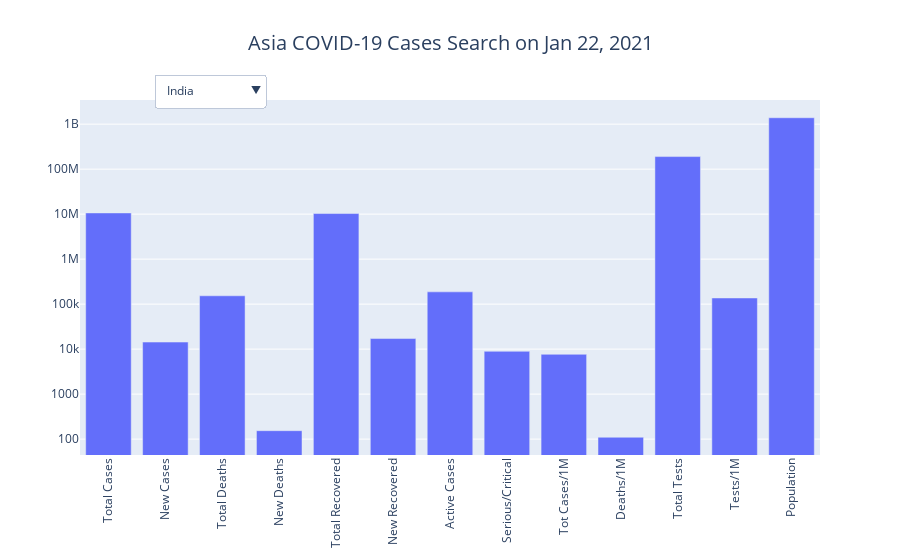

Notebook code cell kept with this figure:
### Code cell
country_visualization('Asia')

### Figure 1 — Plotly figure (JSON) as saved in the notebook; plotly's stock layout.template omitted (floating-point values rounded to 4 significant figures; data arrays with more than 128 entries replaced by an {"elided": "..."} marker saying what was removed)
{"data": [{"name": "India", "type": "bar", "visible": true, "x": ["Total Cases", "New Cases", "Total Deaths", "New Deaths", "Total Recovered", "New Recovered", "Active Cases", "Serious/Critical", "Tot Cases/1M", "Deaths/1M", "Total Tests", "Tests/1M", "Population"], "y": [10640544, 14344, 153221, 154, 10300063, 17174, 187260, 8944, 7668, 110, 190148024, 137033, 1387604808]}, {"name": "Turkey", "type": "bar", "visible": false, "x": ["Total Cases", "New Cases", "Total Deaths", "New Deaths", "Total Recovered", "New Recovered", "Active Cases", "Serious/Critical", "Tot Cases/1M", "Deaths/1M", "Total Tests", "Tests/1M", "Population"], "y": [2418472, 5967, 24789, 149, 2296050, 6018, 97633, 2003, 28504, 292, 28195901, 332314, 84847147]}, {"name": "Iran", "type": "bar", "visible": false, "x": ["Total Cases", "New Cases", "Total Deaths", "New Deaths", "Total Recovered", "New Recovered", "Active Cases", "Serious/Critical", "Tot Cases/1M", "Deaths/1M", "Total Tests", "Tests/1M", "Population"], "y": [1360825, 6278, 57225, 75, 1151676, 7127, 151924, 4134, 16087, 676, 8634553, 102070, 84594020]}, {"name": "Indonesia", "type": "bar", "visible": false, "x": ["Total Cases", "New Cases", "Total Deaths", "New Deaths", "Total Recovered", "New Recovered", "Active Cases", "Serious/Critical", "Tot Cases/1M", "Deaths/1M", "Total Tests", "Tests/1M", "Population"], "y": [965283, 13632, 27453, 250, 781147, 8357, 156683, -1, 3508, 100, 8638162, 31395, 275143086]}, {"name": "Iraq", "type": "bar", "visible": false, "x": ["Total Cases", "New Cases", "Total Deaths", "New Deaths", "Total Recovered", "New Recovered", "Active Cases", "Serious/Critical", "Tot Cases/1M", "Deaths/1M", "Total Tests", "Tests/1M", "Population"], "y": [612092, 685, 12984, 7, 578292, 1567, 20816, 148, 15030, 319, 5305002, 130268, 40723804]}, {"name": "Israel", "type": "bar", "visible": false, "x": ["Total Cases", "New Cases", "Total Deaths", "New Deaths", "Total Recovered", "New Recovered", "Active Cases", "Serious/Critical", "Tot Cases/1M", "Deaths/1M", "Total Tests", "Tests/1M", "Population"], "y": [589028, 6159, 4266, 21, 504820, 7242, 79942, 1182, 64042, 464, 9925207, 1079110, 9197590]}, {"name": "Bangladesh", "type": "bar", "visible": false, "x": ["Total Cases", "New Cases", "Total Deaths", "New Deaths", "Total Recovered", "New Recovered", "Active Cases", "Serious/Critical", "Tot Cases/1M", "Deaths/1M", "Total Tests", "Tests/1M", "Population"], "y": [530890, 619, 7981, 15, 475561, 487, 47348, -1, 3206, 48, 3530274, 21317, 165608438]}, {"name": "Pakistan", "type": "bar", "visible": false, "x": ["Total Cases", "New Cases", "Total Deaths", "New Deaths", "Total Recovered", "New Recovered", "Active Cases", "Serious/Critical", "Tot Cases/1M", "Deaths/1M", "Total Tests", "Tests/1M", "Population"], "y": [528891, 1745, 11204, 47, 482771, 2075, 34916, 2362, 2369, 50, 7561977, 33868, 223279623]}, {"name": "Philippines", "type": "bar", "visible": false, "x": ["Total Cases", "New Cases", "Total Deaths", "New Deaths", "Total Recovered", "New Recovered", "Active Cases", "Serious/Critical", "Tot Cases/1M", "Deaths/1M", "Total Tests", "Tests/1M", "Population"], "y": [509882, 2173, 10136, 20, 467720, 250, 32026, 727, 4619, 92, 7487962, 67828, 110396247]}, {"name": "Saudi Arabia", "type": "bar", "visible": false, "x": ["Total Cases", "New Cases", "Total Deaths", "New Deaths", "Total Recovered", "New Recovered", "Active Cases", "Serious/Critical", "Tot Cases/1M", "Deaths/1M", "Total Tests", "Tests/1M", "Population"], "y": [365988, 213, 6346, 4, 357525, 188, 2117, 322, 10422, 181, 11924323, 339565, 35116437]}, {"name": "Japan", "type": "bar", "visible": false, "x": ["Total Cases", "New Cases", "Total Deaths", "New Deaths", "Total Recovered", "New Recovered", "Active Cases", "Serious/Critical", "Tot Cases/1M", "Deaths/1M", "Total Tests", "Tests/1M", "Population"], "y": [351020, 5799, 4830, 87, 279214, 6027, 66976, 1011, 2780, 38, 6236054, 49391, 126257867]}, {"name": "Jordan", "type": "bar", "visible": false, "x": ["Total Cases", "New Cases", "Total Deaths", "New Deaths", "Total Recovered", "New Recovered", "Active Cases", "Serious/Critical", "Tot Cases/1M", "Deaths/1M", "Total Tests", "Tests/1M", "Population"], "y": [318911, 730, 4207, 9, 304996, 796, 9708, 139, 31083, 410, 3678331, 358516, 10259872]}, {"name": "Lebanon", "type": "bar", "visible": false, "x": ["Total Cases", "New Cases", "Total Deaths", "New Deaths", "Total Recovered", "New Recovered", "Active Cases", "Serious/Critical", "Tot Cases/1M", "Deaths/1M", "Total Tests", "Tests/1M", "Population"], "y": [272461, 3220, 2208, 57, 162007, 3185, 108246, 892, 40020, 324, 2466437, 362276, 6808175]}, {"name": "UAE", "type": "bar", "visible": false, "x": ["Total Cases", "New Cases", "Total Deaths", "New Deaths", "Total Recovered", "New Recovered", "Active Cases", "Serious/Critical", "Tot Cases/1M", "Deaths/1M", "Total Tests", "Tests/1M", "Population"], "y": [270810, 3552, 776, 10, 243267, 3945, 26767, -1, 27197, 78, 24203766, 2430769, 9957245]}, {"name": "Nepal", "type": "bar", "visible": false, "x": ["Total Cases", "New Cases", "Total Deaths", "New Deaths", "Total Recovered", "New Recovered", "Active Cases", "Serious/Critical", "Tot Cases/1M", "Deaths/1M", "Total Tests", "Tests/1M", "Population"], "y": [268948, 302, 1986, 7, 263348, 480, 3614, -1, 9139, 67, 2035301, 69160, 29428780]}, {"name": "Georgia", "type": "bar", "visible": false, "x": ["Total Cases", "New Cases", "Total Deaths", "New Deaths", "Total Recovered", "New Recovered", "Active Cases", "Serious/Critical", "Tot Cases/1M", "Deaths/1M", "Total Tests", "Tests/1M", "Population"], "y": [251974, 903, 3022, 24, 238737, 636, 10215, -1, 63233, 758, 2070548, 519605, 3984847]}, {"name": "Azerbaijan", "type": "bar", "visible": false, "x": ["Total Cases", "New Cases", "Total Deaths", "New Deaths", "Total Recovered", "New Recovered", "Active Cases", "Serious/Critical", "Tot Cases/1M", "Deaths/1M", "Total Tests", "Tests/1M", "Population"], "y": [228526, 280, 3064, 11, 219019, 632, 6443, -1, 22426, 301, 2347951, 230408, 10190399]}, {"name": "Malaysia", "type": "bar", "visible": false, "x": ["Total Cases", "New Cases", "Total Deaths", "New Deaths", "Total Recovered", "New Recovered", "Active Cases", "Serious/Critical", "Tot Cases/1M", "Deaths/1M", "Total Tests", "Tests/1M", "Population"], "y": [176180, 3631, 660, 18, 132706, 2554, 42814, 251, 5405, 20, 4307729, 132148, 32597848]}, {"name": "Kazakhstan", "type": "bar", "visible": false, "x": ["Total Cases", "New Cases", "Total Deaths", "New Deaths", "Total Recovered", "New Recovered", "Active Cases", "Serious/Critical", "Tot Cases/1M", "Deaths/1M", "Total Tests", "Tests/1M", "Population"], "y": [173842, 1430, 2403, -1, 157597, 1076, 13842, 221, 9197, 127, 5942556, 314382, 18902348]}, {"name": "Armenia", "type": "bar", "visible": false, "x": ["Total Cases", "New Cases", "Total Deaths", "New Deaths", "Total Recovered", "New Recovered", "Active Cases", "Serious/Critical", "Tot Cases/1M", "Deaths/1M", "Total Tests", "Tests/1M", "Population"], "y": [165711, 183, 3030, 9, 154259, 213, 8422, -1, 55863, 1021, 632646, 213273, 2966361]}, {"name": "Kuwait", "type": "bar", "visible": false, "x": ["Total Cases", "New Cases", "Total Deaths", "New Deaths", "Total Recovered", "New Recovered", "Active Cases", "Serious/Critical", "Tot Cases/1M", "Deaths/1M", "Total Tests", "Tests/1M", "Population"], "y": [160367, 533, 952, 1, 153307, 481, 6108, 48, 37244, 221, 1446503, 335940, 4305835]}, {"name": "Palestine", "type": "bar", "visible": false, "x": ["Total Cases", "New Cases", "Total Deaths", "New Deaths", "Total Recovered", "New Recovered", "Active Cases", "Serious/Critical", "Tot Cases/1M", "Deaths/1M", "Total Tests", "Tests/1M", "Population"], "y": [154557, 494, 1769, 12, 143611, 792, 9177, 77, 29911, 342, 978179, 189304, 5167242]}, {"name": "Qatar", "type": "bar", "visible": false, "x": ["Total Cases", "New Cases", "Total Deaths", "New Deaths", "Total Recovered", "New Recovered", "Active Cases", "Serious/Critical", "Tot Cases/1M", "Deaths/1M", "Total Tests", "Tests/1M", "Population"], "y": [148521, 263, 248, -1, 144619, 141, 3654, 34, 52896, 88, 1344472, 478834, 2807805]}, {"name": "Myanmar", "type": "bar", "visible": false, "x": ["Total Cases", "New Cases", "Total Deaths", "New Deaths", "Total Recovered", "New Recovered", "Active Cases", "Serious/Critical", "Tot Cases/1M", "Deaths/1M", "Total Tests", "Tests/1M", "Population"], "y": [136591, 425, 3031, 18, 120543, 570, 13017, -1, 2501, 55, 2229844, 40829, 54614537]}, {"name": "Oman", "type": "bar", "visible": false, "x": ["Total Cases", "New Cases", "Total Deaths", "New Deaths", "Total Recovered", "New Recovered", "Active Cases", "Serious/Critical", "Tot Cases/1M", "Deaths/1M", "Total Tests", "Tests/1M", "Population"], "y": [132486, -1, 1517, -1, 124730, -1, 6239, 23, 25583, 293, 883340, 170575, 5178607]}, {"name": "Bahrain", "type": "bar", "visible": false, "x": ["Total Cases", "New Cases", "Total Deaths", "New Deaths", "Total Recovered", "New Recovered", "Active Cases", "Serious/Critical", "Tot Cases/1M", "Deaths/1M", "Total Tests", "Tests/1M", "Population"], "y": [99210, 332, 366, -1, 95902, 308, 2942, 18, 57210, 211, 2607285, 1503508, 1734135]}, {"name": "Kyrgyzstan", "type": "bar", "visible": false, "x": ["Total Cases", "New Cases", "Total Deaths", "New Deaths", "Total Recovered", "New Recovered", "Active Cases", "Serious/Critical", "Tot Cases/1M", "Deaths/1M", "Total Tests", "Tests/1M", "Population"], "y": [83703, 118, 1396, 2, 79664, 155, 2643, 50, 12713, 212, 639645, 97148, 6584226]}, {"name": "Uzbekistan", "type": "bar", "visible": false, "x": ["Total Cases", "New Cases", "Total Deaths", "New Deaths", "Total Recovered", "New Recovered", "Active Cases", "Serious/Critical", "Tot Cases/1M", "Deaths/1M", "Total Tests", "Tests/1M", "Population"], "y": [78272, 53, 620, -1, 76752, 97, 900, 156, 2320, 18, 1377915, 40839, 33740093]}, {"name": "S. Korea", "type": "bar", "visible": false, "x": ["Total Cases", "New Cases", "Total Deaths", "New Deaths", "Total Recovered", "New Recovered", "Active Cases", "Serious/Critical", "Tot Cases/1M", "Deaths/1M", "Total Tests", "Tests/1M", "Population"], "y": [74262, 344, 1328, 12, 61415, 569, 11519, 299, 1448, 26, 5282224, 102979, 51294039]}, {"name": "Singapore", "type": "bar", "visible": false, "x": ["Total Cases", "New Cases", "Total Deaths", "New Deaths", "Total Recovered", "New Recovered", "Active Cases", "Serious/Critical", "Tot Cases/1M", "Deaths/1M", "Total Tests", "Tests/1M", "Population"], "y": [59250, 15, 29, -1, 58983, 24, 238, 1, 10083, 5, 6061147, 1031483, 5876149]}, {"name": "Sri Lanka", "type": "bar", "visible": false, "x": ["Total Cases", "New Cases", "Total Deaths", "New Deaths", "Total Recovered", "New Recovered", "Active Cases", "Serious/Critical", "Tot Cases/1M", "Deaths/1M", "Total Tests", "Tests/1M", "Population"], "y": [56863, 787, 278, 2, 48617, 633, 7968, -1, 2649, 13, 1557630, 72570, 21463723]}, {"name": "Afghanistan", "type": "bar", "visible": false, "x": ["Total Cases", "New Cases", "Total Deaths", "New Deaths", "Total Recovered", "New Recovered", "Active Cases", "Serious/Critical", "Tot Cases/1M", "Deaths/1M", "Total Tests", "Tests/1M", "Population"], "y": [54559, 76, 2373, 3, 46912, 25, 5274, 807, 1384, 60, 236300, 5995, 39415253]}, {"name": "Cyprus", "type": "bar", "visible": false, "x": ["Total Cases", "New Cases", "Total Deaths", "New Deaths", "Total Recovered", "New Recovered", "Active Cases", "Serious/Critical", "Tot Cases/1M", "Deaths/1M", "Total Tests", "Tests/1M", "Population"], "y": [29758, 122, 179, 1, 2057, -1, 27522, 58, 24547, 148, 945812, 780186, 1212291]}, {"name": "Maldives", "type": "bar", "visible": false, "x": ["Total Cases", "New Cases", "Total Deaths", "New Deaths", "Total Recovered", "New Recovered", "Active Cases", "Serious/Critical", "Tot Cases/1M", "Deaths/1M", "Total Tests", "Tests/1M", "Population"], "y": [14830, 65, 50, -1, 13731, 48, 1049, 54, 27169, 92, 379612, 695451, 545850]}, {"name": "Syria", "type": "bar", "visible": false, "x": ["Total Cases", "New Cases", "Total Deaths", "New Deaths", "Total Recovered", "New Recovered", "Active Cases", "Serious/Critical", "Tot Cases/1M", "Deaths/1M", "Total Tests", "Tests/1M", "Population"], "y": [13479, 81, 873, 7, 6918, 76, 5688, -1, 760, 49, -1, -1, 17736473]}, {"name": "Thailand", "type": "bar", "visible": false, "x": ["Total Cases", "New Cases", "Total Deaths", "New Deaths", "Total Recovered", "New Recovered", "Active Cases", "Serious/Critical", "Tot Cases/1M", "Deaths/1M", "Total Tests", "Tests/1M", "Population"], "y": [13104, 309, 71, -1, 10224, 382, 2809, 1, 187, 1, 1217873, 17423, 69898541]}, {"name": "Hong Kong", "type": "bar", "visible": false, "x": ["Total Cases", "New Cases", "Total Deaths", "New Deaths", "Total Recovered", "New Recovered", "Active Cases", "Serious/Critical", "Tot Cases/1M", "Deaths/1M", "Total Tests", "Tests/1M", "Population"], "y": [9929, 61, 168, 1, 8948, 44, 813, 34, 1318, 22, 6168673, 819094, 7531091]}, {"name": "Yemen", "type": "bar", "visible": false, "x": ["Total Cases", "New Cases", "Total Deaths", "New Deaths", "Total Recovered", "New Recovered", "Active Cases", "Serious/Critical", "Tot Cases/1M", "Deaths/1M", "Total Tests", "Tests/1M", "Population"], "y": [2118, 3, 614, -1, 1423, -1, 81, 23, 70, 20, 17404, 576, 30190918]}, {"name": "Mongolia", "type": "bar", "visible": false, "x": ["Total Cases", "New Cases", "Total Deaths", "New Deaths", "Total Recovered", "New Recovered", "Active Cases", "Serious/Critical", "Tot Cases/1M", "Deaths/1M", "Total Tests", "Tests/1M", "Population"], "y": [1592, 8, 2, -1, 1097, 51, 493, 9, 481, 0.6, 922664, 278941, 3307741]}, {"name": "Vietnam", "type": "bar", "visible": false, "x": ["Total Cases", "New Cases", "Total Deaths", "New Deaths", "Total Recovered", "New Recovered", "Active Cases", "Serious/Critical", "Tot Cases/1M", "Deaths/1M", "Total Tests", "Tests/1M", "Population"], "y": [1548, 2, 35, -1, 1411, -1, 102, -1, 16, 0.4, 1431631, 14634, 97829462]}, {"name": "Taiwan", "type": "bar", "visible": false, "x": ["Total Cases", "New Cases", "Total Deaths", "New Deaths", "Total Recovered", "New Recovered", "Active Cases", "Serious/Critical", "Tot Cases/1M", "Deaths/1M", "Total Tests", "Tests/1M", "Population"], "y": [881, 8, 7, -1, 777, 6, 97, -1, 37, 0.3, 142424, 5974, 23841044]}, {"name": "Bhutan", "type": "bar", "visible": false, "x": ["Total Cases", "New Cases", "Total Deaths", "New Deaths", "Total Recovered", "New Recovered", "Active Cases", "Serious/Critical", "Tot Cases/1M", "Deaths/1M", "Total Tests", "Tests/1M", "Population"], "y": [851, 1, 1, -1, 679, 48, 171, -1, 1096, 1, 411833, 530464, 776364]}, {"name": "Cambodia", "type": "bar", "visible": false, "x": ["Total Cases", "New Cases", "Total Deaths", "New Deaths", "Total Recovered", "New Recovered", "Active Cases", "Serious/Critical", "Tot Cases/1M", "Deaths/1M", "Total Tests", "Tests/1M", "Population"], "y": [456, 3, -1, -1, 399, 3, 57, -1, 27, -1, 380057, 22558, 16848241]}, {"name": "Brunei ", "type": "bar", "visible": false, "x": ["Total Cases", "New Cases", "Total Deaths", "New Deaths", "Total Recovered", "New Recovered", "Active Cases", "Serious/Critical", "Tot Cases/1M", "Deaths/1M", "Total Tests", "Tests/1M", "Population"], "y": [175, 1, 3, -1, 169, -1, 3, -1, 398, 7, 88913, 202155, 439826]}, {"name": "Timor-Leste", "type": "bar", "visible": false, "x": ["Total Cases", "New Cases", "Total Deaths", "New Deaths", "Total Recovered", "New Recovered", "Active Cases", "Serious/Critical", "Tot Cases/1M", "Deaths/1M", "Total Tests", "Tests/1M", "Population"], "y": [53, -1, -1, -1, 49, -1, 4, -1, 40, -1, 18111, 13593, 1332425]}, {"name": "Macao", "type": "bar", "visible": false, "x": ["Total Cases", "New Cases", "Total Deaths", "New Deaths", "Total Recovered", "New Recovered", "Active Cases", "Serious/Critical", "Tot Cases/1M", "Deaths/1M", "Total Tests", "Tests/1M", "Population"], "y": [47, 1, -1, -1, 46, -1, 1, -1, 72, -1, 4348, 6645, 654281]}], "layout": {"title": {"font": {"size": 20}, "text": "Asia COVID-19 Cases Search on Jan 22, 2021", "x": 0.5, "xanchor": "center"}, "updatemenus": [{"buttons": [{"args": [{"visible": {"elided": "207 bool values"}}], "label": "India", "method": "update"}, {"args": [{"visible": {"elided": "207 bool values"}}], "label": "Turkey", "method": "update"}, {"args": [{"visible": {"elided": "207 bool values"}}], "label": "Iran", "method": "update"}, {"args": [{"visible": {"elided": "207 bool values"}}], "label": "Indonesia", "method": "update"}, {"args": [{"visible": {"elided": "207 bool values"}}], "label": "Iraq", "method": "update"}, {"args": [{"visible": {"elided": "207 bool values"}}], "label": "Israel", "method": "update"}, {"args": [{"visible": {"elided": "207 bool values"}}], "label": "Bangladesh", "method": "update"}, {"args": [{"visible": {"elided": "207 bool values"}}], "label": "Pakistan", "method": "update"}, {"args": [{"visible": {"elided": "207 bool values"}}], "label": "Philippines", "method": "update"}, {"args": [{"visible": {"elided": "207 bool values"}}], "label": "Saudi Arabia", "method": "update"}, {"args": [{"visible": {"elided": "207 bool values"}}], "label": "Japan", "method": "update"}, {"args": [{"visible": {"elided": "207 bool values"}}], "label": "Jordan", "method": "update"}, {"args": [{"visible": {"elided": "207 bool values"}}], "label": "Lebanon", "method": "update"}, {"args": [{"visible": {"elided": "207 bool values"}}], "label": "UAE", "method": "update"}, {"args": [{"visible": {"elided": "207 bool values"}}], "label": "Nepal", "method": "update"}, {"args": [{"visible": {"elided": "207 bool values"}}], "label": "Georgia", "method": "update"}, {"args": [{"visible": {"elided": "207 bool values"}}], "label": "Azerbaijan", "method": "update"}, {"args": [{"visible": {"elided": "207 bool values"}}], "label": "Malaysia", "method": "update"}, {"args": [{"visible": {"elided": "207 bool values"}}], "label": "Kazakhstan", "method": "update"}, {"args": [{"visible": {"elided": "207 bool values"}}], "label": "Armenia", "method": "update"}, {"args": [{"visible": {"elided": "207 bool values"}}], "label": "Kuwait", "method": "update"}, {"args": [{"visible": {"elided": "207 bool values"}}], "label": "Palestine", "method": "update"}, {"args": [{"visible": {"elided": "207 bool values"}}], "label": "Qatar", "method": "update"}, {"args": [{"visible": {"elided": "207 bool values"}}], "label": "Myanmar", "method": "update"}, {"args": [{"visible": {"elided": "207 bool values"}}], "label": "Oman", "method": "update"}, {"args": [{"visible": {"elided": "207 bool values"}}], "label": "Bahrain", "method": "update"}, {"args": [{"visible": {"elided": "207 bool values"}}], "label": "Kyrgyzstan", "method": "update"}, {"args": [{"visible": {"elided": "207 bool values"}}], "label": "Uzbekistan", "method": "update"}, {"args": [{"visible": {"elided": "207 bool values"}}], "label": "S. Korea", "method": "update"}, {"args": [{"visible": {"elided": "207 bool values"}}], "label": "Singapore", "method": "update"}, {"args": [{"visible": {"elided": "207 bool values"}}], "label": "Sri Lanka", "method": "update"}, {"args": [{"visible": {"elided": "207 bool values"}}], "label": "Afghanistan", "method": "update"}, {"args": [{"visible": {"elided": "207 bool values"}}], "label": "Cyprus", "method": "update"}, {"args": [{"visible": {"elided": "207 bool values"}}], "label": "Maldives", "method": "update"}, {"args": [{"visible": {"elided": "207 bool values"}}], "label": "Syria", "method": "update"}, {"args": [{"visible": {"elided": "207 bool values"}}], "label": "Thailand", "method": "update"}, {"args": [{"visible": {"elided": "207 bool values"}}], "label": "Hong Kong", "method": "update"}, {"args": [{"visible": {"elided": "207 bool values"}}], "label": "Yemen", "method": "update"}, {"args": [{"visible": {"elided": "207 bool values"}}], "label": "Mongolia", "method": "update"}, {"args": [{"visible": {"elided": "207 bool values"}}], "label": "Vietnam", "method": "update"}, {"args": [{"visible": {"elided": "207 bool values"}}], "label": "Taiwan", "method": "update"}, {"args": [{"visible": {"elided": "207 bool values"}}], "label": "Bhutan", "method": "update"}, {"args": [{"visible": {"elided": "207 bool values"}}], "label": "Cambodia", "method": "update"}, {"args": [{"visible": {"elided": "207 bool values"}}], "label": "Brunei ", "method": "update"}, {"args": [{"visible": {"elided": "207 bool values"}}], "label": "Timor-Leste", "method": "update"}, {"args": [{"visible": {"elided": "207 bool values"}}], "label": "Macao", "method": "update"}], "direction": "down", "pad": {"r": 10, "t": 10}, "showactive": true, "x": 0.1, "xanchor": "left", "y": 1.1, "yanchor": "top"}], "xaxis": {"tickangle": -90}, "yaxis": {"type": "log"}}}
